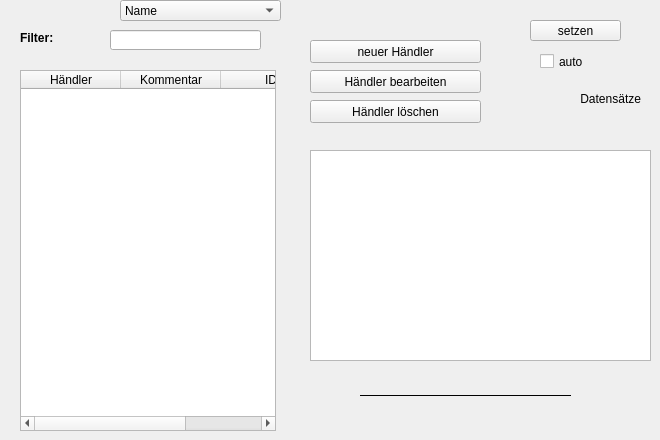
    <widget class="QWidget" name="tabDealer">
     <attribute name="title">
      <string>Händler</string>
     </attribute>
     <widget class="QLabel" name="labelDealer">
      <property name="geometry">
       <rect>
        <x>20</x>
        <y>30</y>
        <width>101</width>
        <height>16</height>
       </rect>
      </property>
      <property name="font">
       <font>
        <weight>75</weight>
        <bold>true</bold>
       </font>
      </property>
      <property name="text">
       <string>Filter:</string>
      </property>
     </widget>
     <widget class="QLineEdit" name="lineEditDealerMask">
      <property name="geometry">
       <rect>
        <x>110</x>
        <y>30</y>
        <width>151</width>
        <height>20</height>
       </rect>
      </property>
     </widget>
     <widget class="QTableWidget" name="tableWidgetDealer">
      <property name="geometry">
       <rect>
        <x>20</x>
        <y>70</y>
        <width>256</width>
        <height>361</height>
       </rect>
      </property>
      <property name="editTriggers">
       <set>QAbstractItemView::NoEditTriggers</set>
      </property>
      <property name="alternatingRowColors">
       <bool>true</bool>
      </property>
      <property name="selectionMode">
       <enum>QAbstractItemView::SingleSelection</enum>
      </property>
      <property name="selectionBehavior">
       <enum>QAbstractItemView::SelectRows</enum>
      </property>
      <property name="sortingEnabled">
       <bool>true</bool>
      </property>
      <column>
       <property name="text">
        <string>Händler</string>
       </property>
      </column>
      <column>
       <property name="text">
        <string>Kommentar</string>
       </property>
      </column>
      <column>
       <property name="text">
        <string>ID</string>
       </property>
      </column>
     </widget>
     <widget class="QPushButton" name="pushButtonDealerDelete">
      <property name="geometry">
       <rect>
        <x>310</x>
        <y>100</y>
        <width>171</width>
        <height>23</height>
       </rect>
      </property>
      <property name="text">
       <string>Händler löschen</string>
      </property>
     </widget>
     <widget class="QPushButton" name="pushButtonDealerNew">
      <property name="geometry">
       <rect>
        <x>310</x>
        <y>40</y>
        <width>171</width>
        <height>23</height>
       </rect>
      </property>
      <property name="text">
       <string>neuer Händler</string>
      </property>
     </widget>
     <widget class="QPushButton" name="pushButtonDealerEdit">
      <property name="geometry">
       <rect>
        <x>310</x>
        <y>70</y>
        <width>171</width>
        <height>23</height>
       </rect>
      </property>
      <property name="text">
       <string>Händler bearbeiten</string>
      </property>
     </widget>
     <widget class="QListWidget" name="listWidgetDealerData">
      <property name="geometry">
       <rect>
        <x>310</x>
        <y>150</y>
        <width>341</width>
        <height>211</height>
       </rect>
      </property>
      <property name="font">
       <font>
        <weight>50</weight>
        <italic>false</italic>
        <bold>false</bold>
       </font>
      </property>
      <property name="autoFillBackground">
       <bool>true</bool>
      </property>
      <property name="dragEnabled">
       <bool>false</bool>
      </property>
      <property name="alternatingRowColors">
       <bool>false</bool>
      </property>
      <property name="selectionBehavior">
       <enum>QAbstractItemView::SelectRows</enum>
      </property>
     </widget>
     <widget class="QPushButton" name="pushButtonMaskSetDealer">
      <property name="geometry">
       <rect>
        <x>530</x>
        <y>20</y>
        <width>91</width>
        <height>21</height>
       </rect>
      </property>
      <property name="text">
       <string>setzen</string>
      </property>
     </widget>
     <widget class="QCheckBox" name="checkBoxAutoSearchDealer">
      <property name="geometry">
       <rect>
        <x>540</x>
        <y>50</y>
        <width>93</width>
        <height>23</height>
       </rect>
      </property>
      <property name="text">
       <string>auto</string>
      </property>
     </widget>
     <widget class="QLabel" name="labelCountDealer">
      <property name="geometry">
       <rect>
        <x>510</x>
        <y>90</y>
        <width>131</width>
        <height>18</height>
       </rect>
      </property>
      <property name="text">
       <string>Datensätze</string>
      </property>
      <property name="alignment">
       <set>Qt::AlignRight|Qt::AlignTrailing|Qt::AlignVCenter</set>
      </property>
     </widget>
     <widget class="Line" name="lineDealer">
      <property name="geometry">
       <rect>
        <x>360</x>
        <y>380</y>
        <width>211</width>
        <height>31</height>
       </rect>
      </property>
      <property name="frameShadow">
       <enum>QFrame::Plain</enum>
      </property>
      <property name="lineWidth">
       <number>1</number>
      </property>
      <property name="midLineWidth">
       <number>0</number>
      </property>
      <property name="orientation">
       <enum>Qt::Horizontal</enum>
      </property>
     </widget>
     <widget class="QComboBox" name="comboBoxMaskDealer">
      <property name="geometry">
       <rect>
        <x>120</x>
        <y>0</y>
        <width>161</width>
        <height>21</height>
       </rect>
      </property>
      <item>
       <property name="text">
        <string>Name</string>
       </property>
      </item>
      <item>
       <property name="text">
        <string>Kundennummer</string>
       </property>
      </item>
      <item>
       <property name="text">
        <string>Adresse</string>
       </property>
      </item>
      <item>
       <property name="text">
        <string>Telefonnummer</string>
       </property>
      </item>
      <item>
       <property name="text">
        <string>Faxnummer</string>
       </property>
      </item>
      <item>
       <property name="text">
        <string>email</string>
       </property>
      </item>
      <item>
       <property name="text">
        <string>homepage</string>
       </property>
      </item>
      <item>
       <property name="text">
        <string>Kontaktperson</string>
       </property>
      </item>
      <item>
       <property name="text">
        <string>Kommentar</string>
       </property>
      </item>
     </widget>
    </widget>
